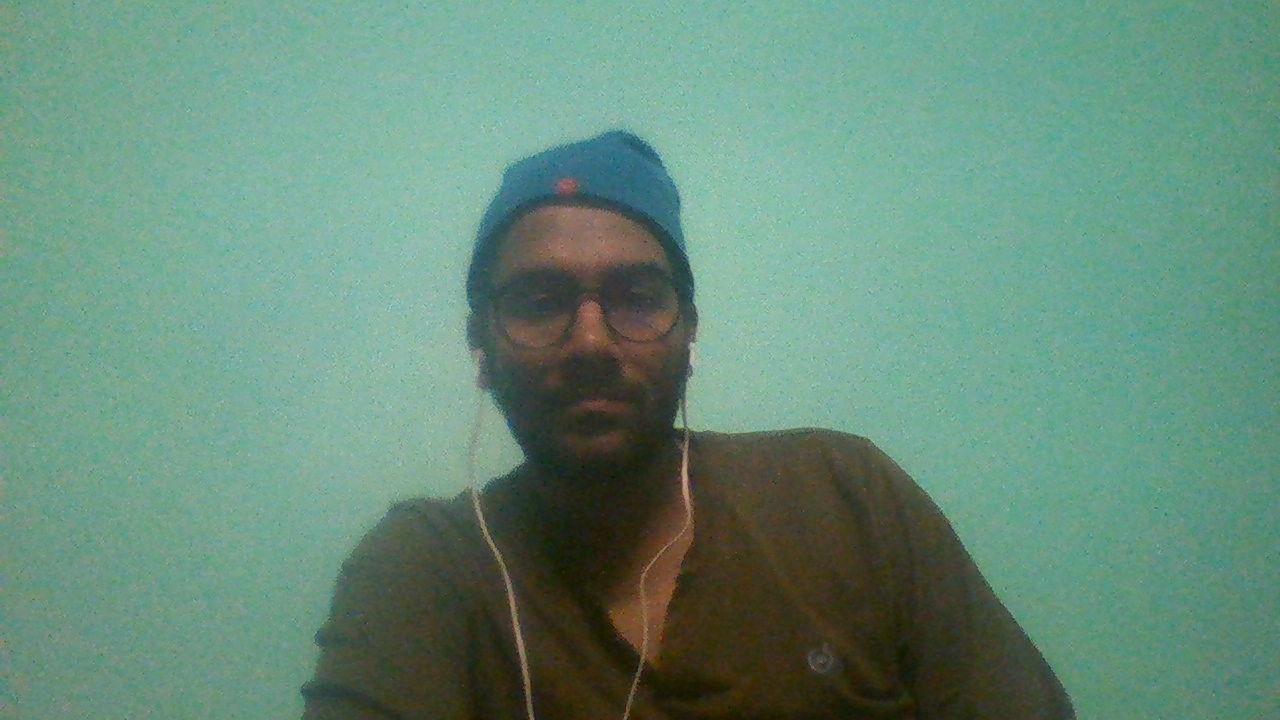
#> input picture Background screen replacement/sample.jpg, 1280 x 720 px
$ jupyter execute --allow-errors Analysis.ipynb
#> lines starting #> are read from the running program, lines starting #| are printed output that depends on the picture; after the words box and inside, x2 and y2 are one past the last pixel; in counts of white or black regions, pixels touching at a corner belong together
[cell 1]
import cv2
import numpy as np
import matplotlib.pyplot as plt

### Image analysis

[cell 2]
img = cv2.imread('sample.jpg')
#> img is the input picture: shape (720, 1280, 3); mean B, G, R 121.9, 140.8, 102.5
img.shape
#> Out = (720, 1280, 3)

[cell 3]
plt.imshow(img)

[cell 4]
img_copy = np.copy(img)
img_copy = cv2.cvtColor(img_copy, cv2.COLOR_BGR2RGB)

plt.imshow(img_copy)

[cell 5]
# upper right corner pixel value
lower_bound = img_copy[0,0]
#> lower_bound = [101, 154, 136]
print(lower_bound)
#| [101 154 136]

[cell 6]
# middle upper background pixel value
upper_bound = img_copy[img.shape[1]//2, 50]
#> upper_bound = [107, 142, 118]
print(upper_bound)
#| [107 142 118]

### The Mask

[cell 7]
mask = cv2.inRange(img_copy, lower_bound, upper_bound)
#> mask: shape (720, 1280); every value is 0

plt.imshow(mask, cmap='gray')

Very bad mask

[cell 8]
r = img_copy[: ,: ,0]
g = img_copy[: ,: ,1]
b = img_copy[: ,: ,2]
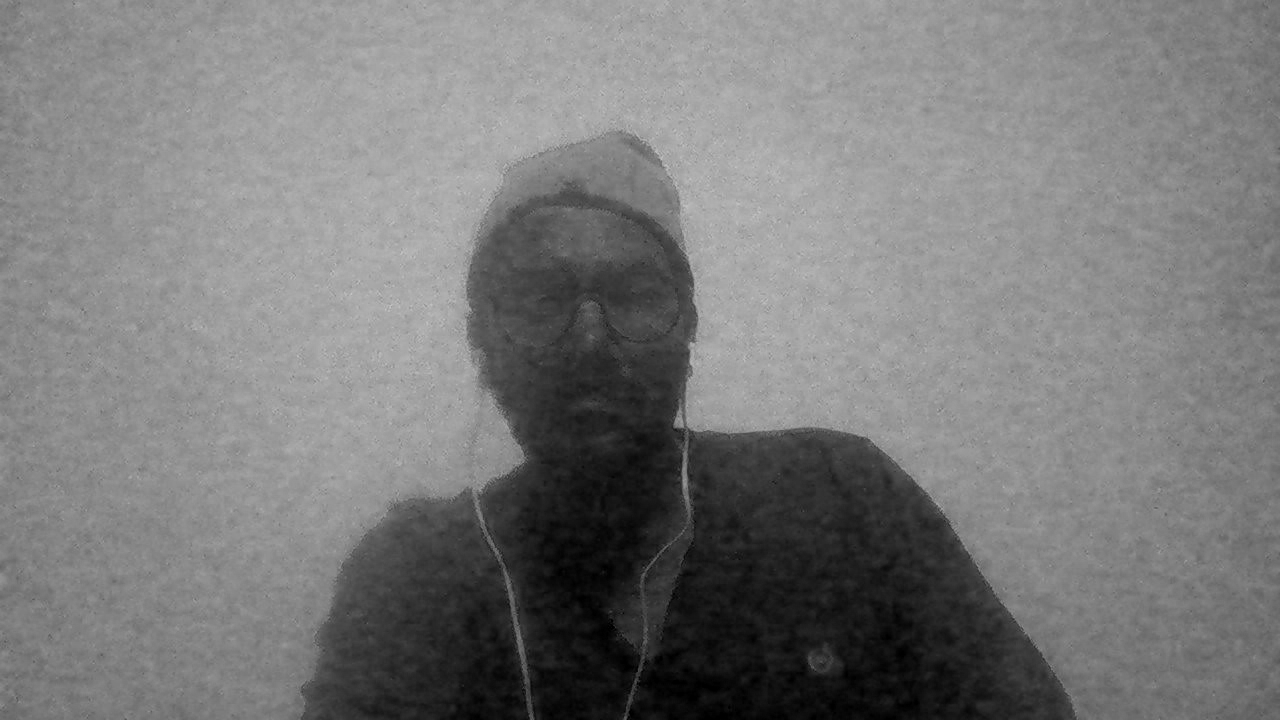
#> b: shape (720, 1280); min 0, max 197, mean 121.9

_ , (ax1, ax2, ax3) = plt.subplots(1, 3, figsize=(20,10))

ax1.set_title('Red channel')
ax1.imshow(r, cmap='gray')

ax2.set_title('Green channel')
ax2.imshow(g, cmap='gray')

ax3.set_title('Blue channel')
ax3.imshow(b, cmap='gray')

>Red and Blue channels have lot of noise. <br/>
Green channel seems to be quite consistent.<br/>
Let's try using green channel as mask

[cell 9]
low = np.array([50, 145, 50])
up = np.array([250, 154, 250])

mask_gr = cv2.inRange(img_copy, low, up)
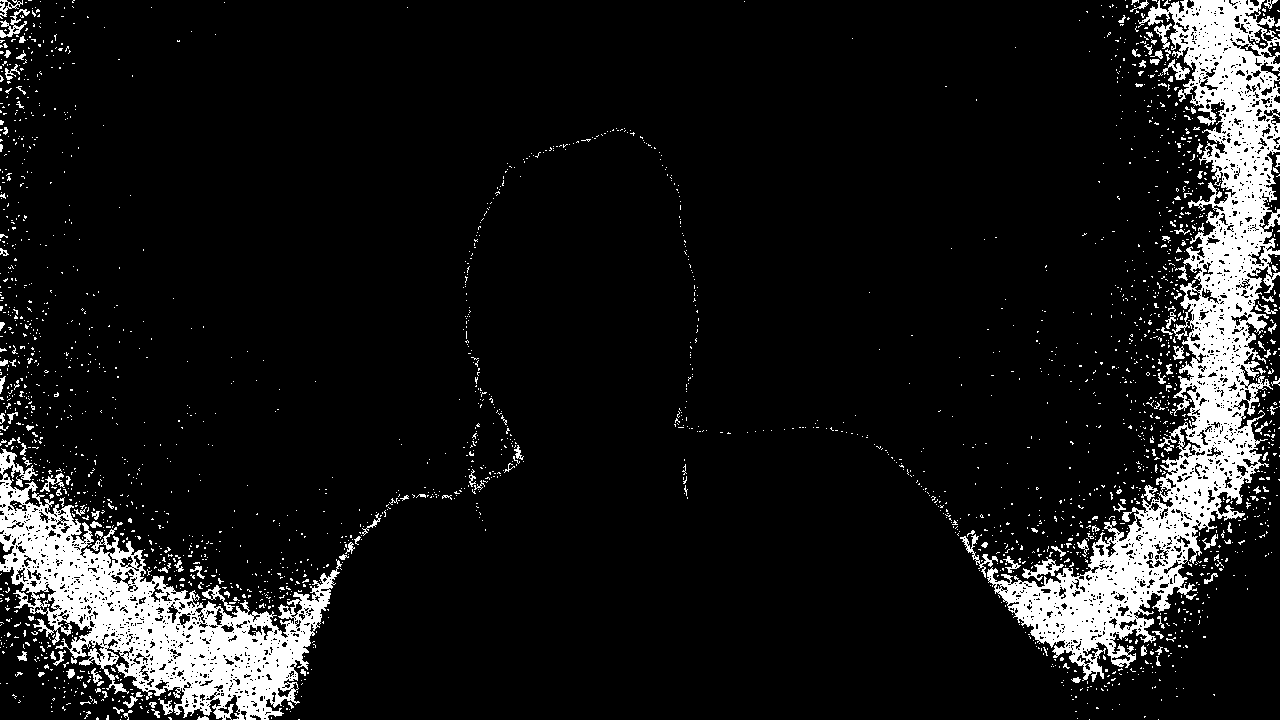
#> mask_gr: shape (720, 1280); 9.9% white; 2415 white regions (2274 under 20 px), largest, box (x1, y1, x2, y2) and area: (987, 0, 1280, 682) 46726, (0, 448, 342, 720) 29399, (1022, 557, 1064, 581) 340
plt.imshow(mask_gr, cmap='gray')

RGB values can't be used for removing this backgroud(at least), if image was well lit and and no gradient then it might have worked.<br/>
Let's try using hsv color palate now

[cell 10]
img_hsv = cv2.cvtColor(img_copy, cv2.COLOR_RGB2HSV)
#> img_hsv: shape (720, 1280, 3); mean H, S, V 67.9, 85.4, 142.6

plt.imshow(img_hsv)

check individual hsv channels

[cell 11]
h = img_hsv[: ,: ,0]
s = img_hsv[: ,: ,1]
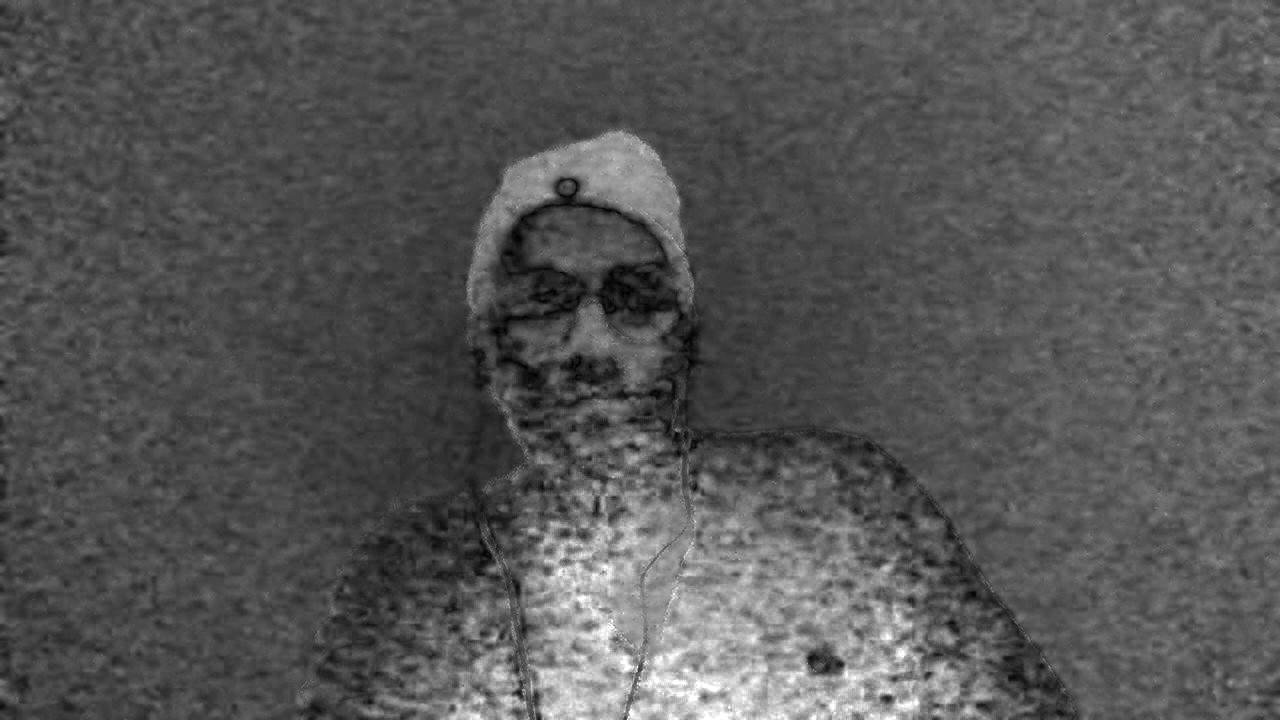
#> s: shape (720, 1280); min 0, max 255, mean 85.4
v = img_hsv[: ,: ,2]

_ , (ax1, ax2, ax3) = plt.subplots(1, 3, figsize=(20,10))

ax1.set_title('Hue')
ax1.imshow(r, cmap='gray')

ax2.set_title('Saturation')
ax2.imshow(g, cmap='gray')

ax3.set_title('Value')
ax3.imshow(b, cmap='gray')

#> (a cell that did not finish here is left out)

[cell 13]
mask_hsv = cv2.inRange(img_hsv, np.array([0, 0, 0]), np.array([180, 255, 120]))
#> mask_hsv: shape (720, 1280); 23.4% white; 168 white regions (161 under 20 px), largest, box (x1, y1, x2, y2) and area: (300, 165, 1077, 720) 215061, (622, 137, 654, 160) 250, (659, 191, 672, 204) 76

plt.imshow(mask_hsv, cmap='gray')

[cell 14]
masked = np.copy(img_copy)
masked[mask_hsv==0] = [0, 0, 0]
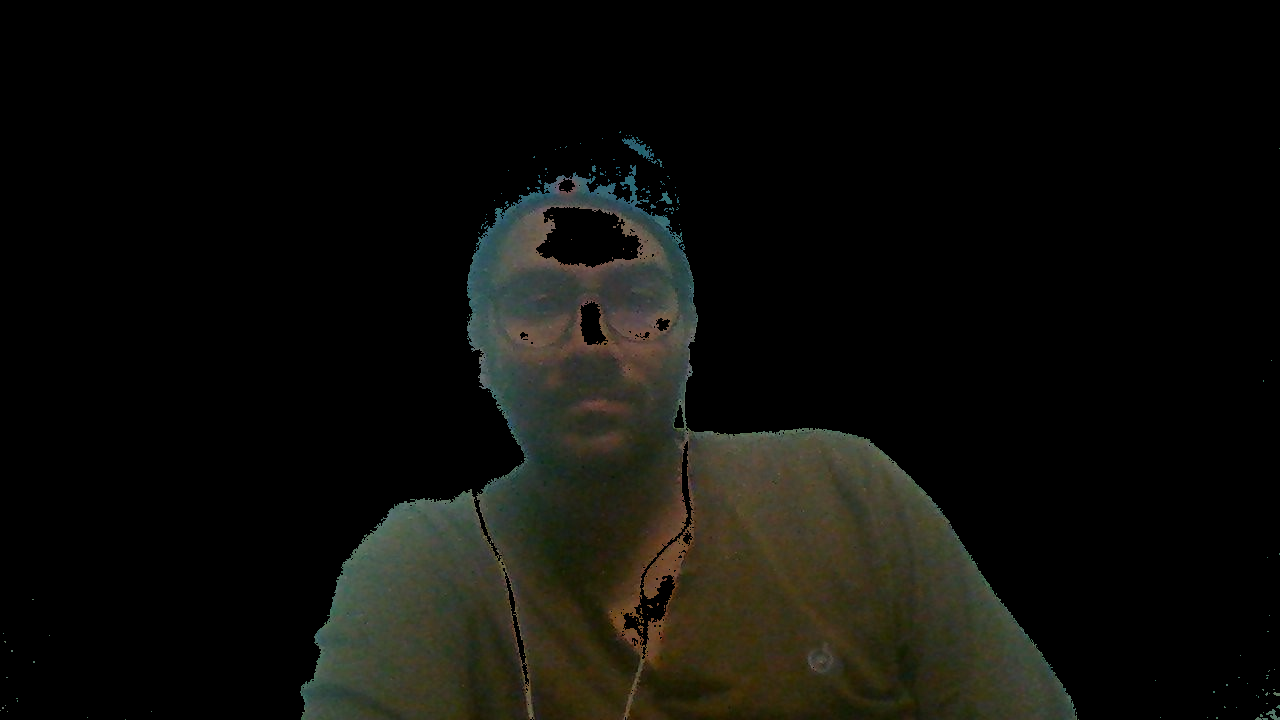
#> masked: shape (720, 1280, 3); mean R, G, B 14.1, 13.9, 10
plt.imshow(masked)

$ run again, with Background screen replacement/backdrop.jpg copied over Background screen replacement/sample.jpg
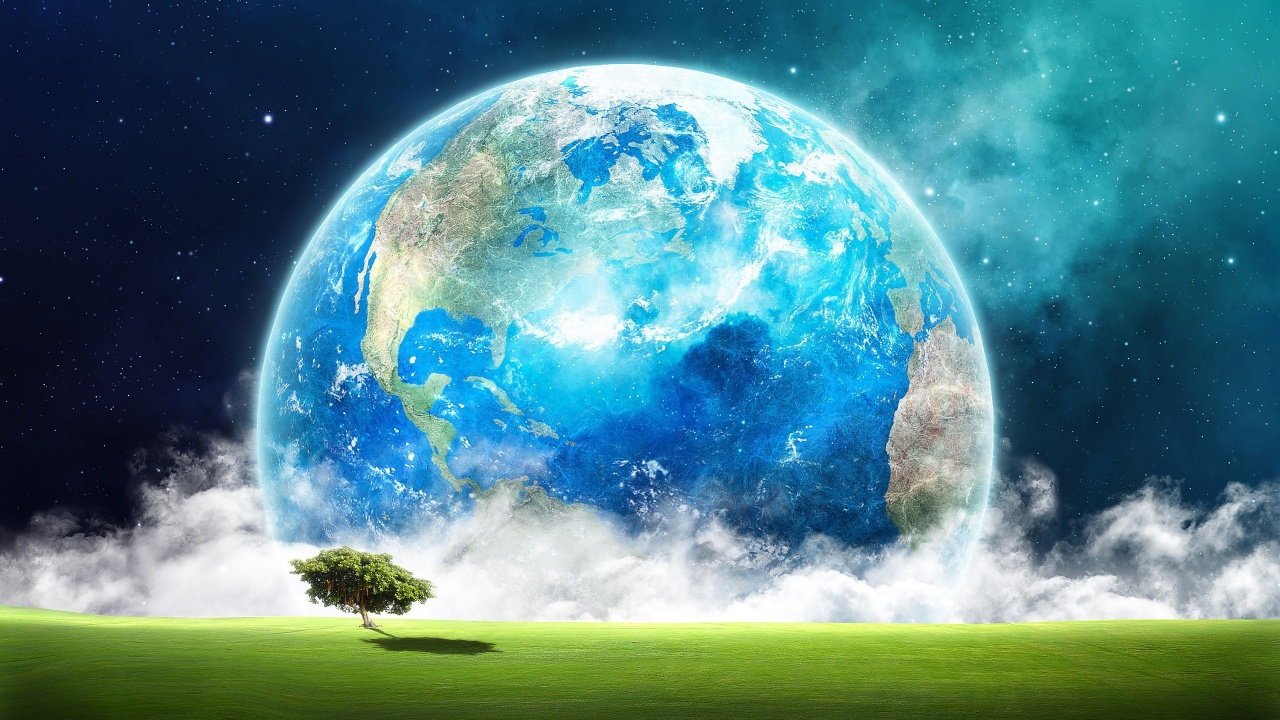
#> input picture Background screen replacement/backdrop.jpg, 1280 x 720 px
#> img is the input picture: shape (720, 1280, 3); mean B, G, R 137.8, 131.5, 82.6
#> lower_bound = [5, 23, 63]
#| [ 5 23 63]
#> upper_bound = [86, 121, 29]
#| [ 86 121  29]
#> mask: shape (720, 1280); every value is 0
#> `mask_gr = cv2.inRange(img_copy, low, up)`:
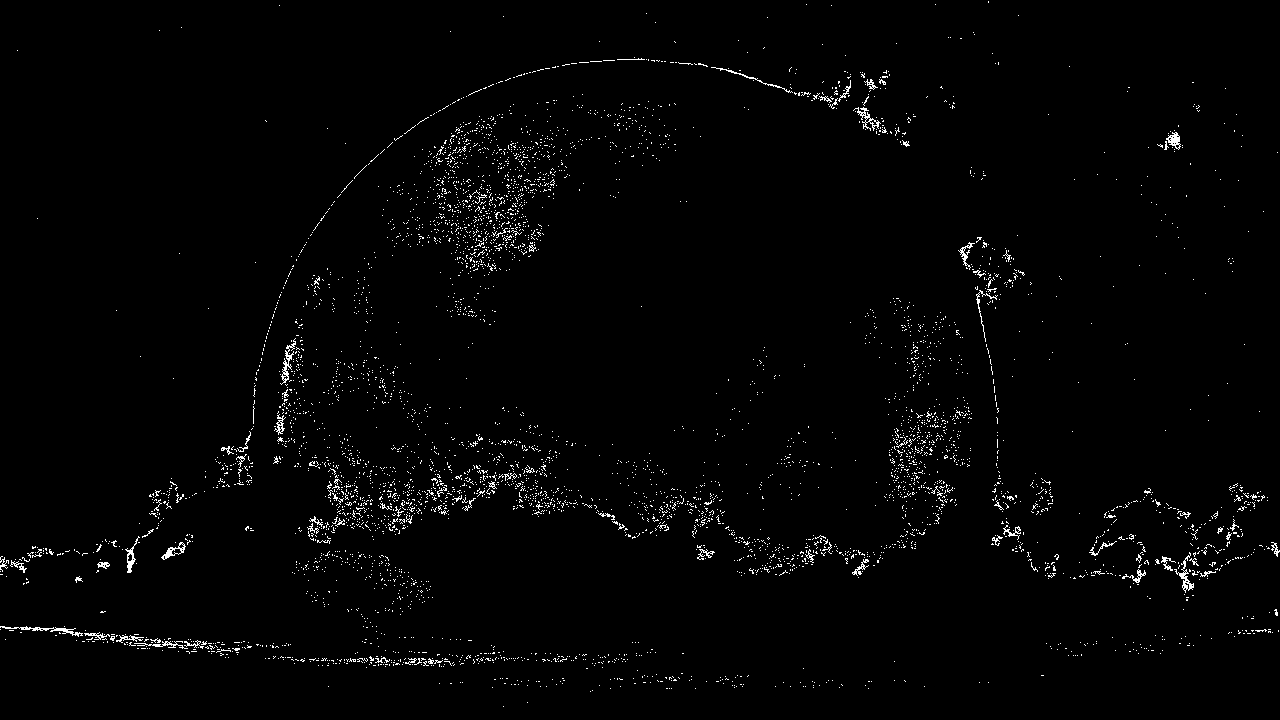
#> mask_gr: shape (720, 1280); 1.6% white in thin lines or dots
#> img_hsv: shape (720, 1280, 3); mean H, S, V 89.6, 151.1, 151.1
#> mask_hsv: shape (720, 1280); 36.8% white; 1295 white regions (1269 under 20 px), largest, box (x1, y1, x2, y2) and area: (0, 0, 840, 559) 189138, (990, 186, 1280, 566) 73128, (0, 636, 1280, 720) 60715
#> `masked[mask_hsv==0] = [0, 0, 0]`:
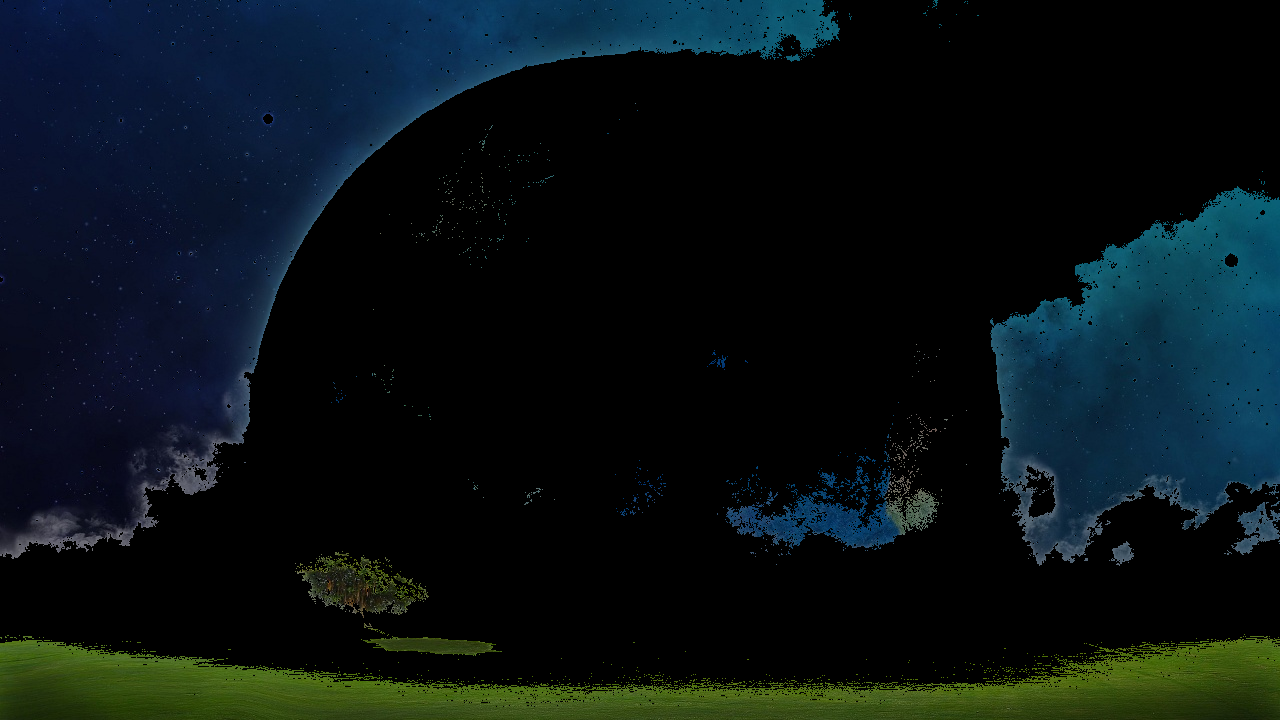
#> masked: shape (720, 1280, 3); mean R, G, B 8.7, 18.2, 21.2
